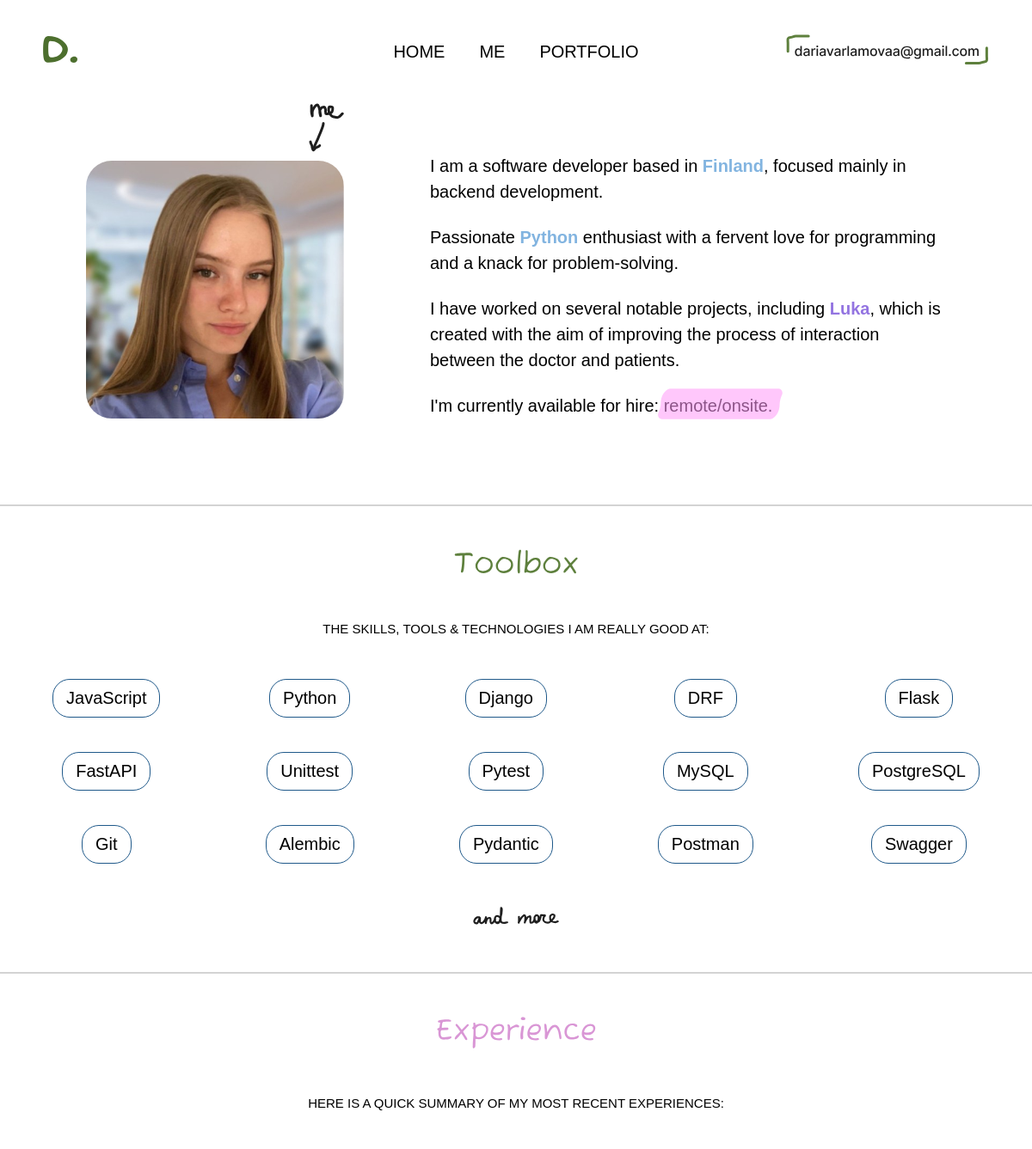
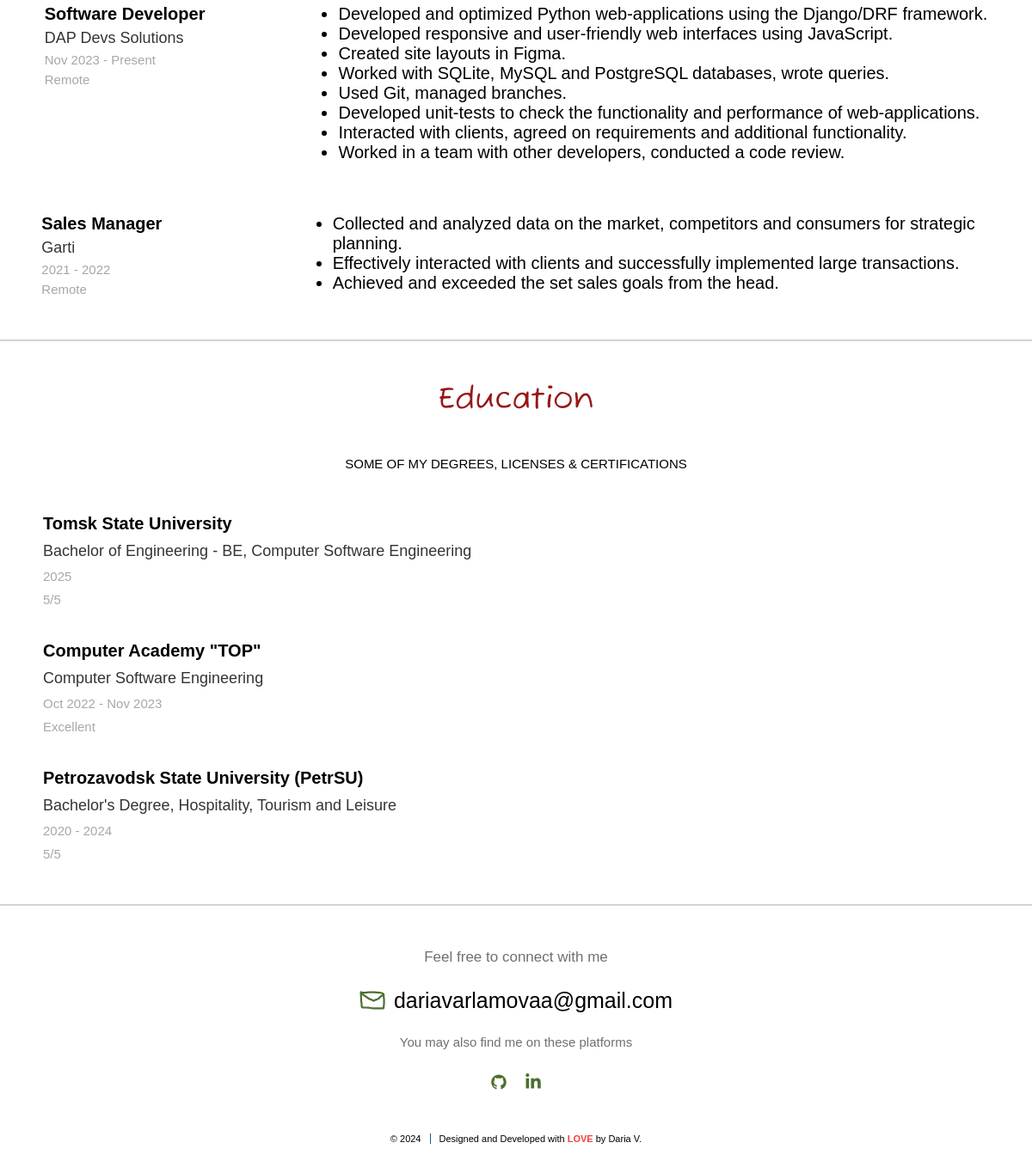
Page /me on the committed database (2 pictures, top to bottom).
### tables this page shows
CREATE TABLE menu(
id INTEGER PRIMARY KEY AUTOINCREMENT,
title TEXT NOT NULL,
url TEXT NOT NULL
);

CREATE TABLE tools(
id INTEGER PRIMARY KEY AUTOINCREMENT,
title TEXT NOT NULL,
category TEXT NOT NULL
);

### main.py (the view)
@app.route('/me', methods=['GET'])
def me():
    connection = connect_db()
    db = DataBase(connection)
    return render_template('me.html', title='me', menu=db.get_menu(), tools=db.get_tools())

### Database.py (called while the page is built)
    def _get_objects(self, table, *args):
        try:
            columns = ', '.join(args)
            self.__cur.execute(f'SELECT {columns} FROM {table}')
            res = self.__cur.fetchall()
            if res:
                return res
        except IOError:
            print('Error while connecting to database')
        return []

    def get_menu(self):
        return self._get_objects('menu', 'title', 'url')

    def get_tools(self):
        tools = self._get_objects('tools', 'title')
        return tools

### main.py (called while the page is built)
def connect_db():
    con = sqlite3.connect(app.config['DATABASE'])
    con.row_factory = sqlite3.Row
    return con

### templates/me.html
{% extends 'base.html' %}
{% block css %}
<link rel="stylesheet" href="{{ url_for ('static', filename='css/me.css') }}">
{% endblock %}
{% block content %}
<section class="info-about">
    <div class="about container">
        <div class="banners-about">
            <div class="about-picture">
                <img src="{{ url_for ('static', filename='images/me-arrow.svg') }}" alt="me :D">
                <img class="my-pic" src="{{ url_for ('static', filename='images/me.jpeg') }}" alt="Coding girl">
            </div>
            <div class="about-me">
                <p>I am a software developer based in <strong class="strong-word blue">Finland</strong>, focused mainly
                    in
                    backend development.</p>
                <br>
                <p>Passionate <strong class="strong-word blue">Python</strong> enthusiast with a fervent love for
                    programming and a knack for problem-solving.
                </p>
                <br>
                <p>I have worked on several notable projects, including <strong class="strong-word violet">Luka</strong>,
                    which is
                    created with the aim of improving the process of interaction between the doctor and patients.</p>
                <br>
                <p>I'm currently available for hire: remote/onsite.
                </p>
                <img class="highlight" src="{{ url_for ('static', filename='images/highlight.svg') }}" alt="highlight">
            </div>
        </div>
        <hr class="horizontal-line">
        <div class="toolbox">
            <div class="toolbox-image">
                <img class="toolbox-img" src="{{ url_for ('static', filename='images/toolbox.svg') }}" alt="toolbox">
            </div>
            <p class="tools-sentence sentence-me">The skills, tools & technologies I am really good at:</p>
            <div class="tools">
                {% for tool in tools %}
                <p class="one-tool">{{ tool.title }}</p>
                {% endfor %}
            </div>
            <div class="and-more">
                <img class="and-more-img" src="{{ url_for ('static', filename='images/and-more.svg') }}" alt="and more">
            </div>
        </div>
        <hr class="horizontal-line">
        <div class="experience">
            <div class="experience-picture">
                <img class="experience-img" src="{{ url_for ('static', filename='images/experience.svg') }}"
                     alt="experience">
            </div>
            <p class="experience-sentence sentence-me">Here is a quick summary of my most recent experiences:</p>
            <div class="all-jobs">
                <div class="experience-info">
                    <div class="job-info">
                        <p class="position">Software Developer</p>
                        <p class="company">DAP Devs Solutions</p>
                        <p class="period">Nov 2023 - Present</p>
                        <p class="place">Remote</p>
                    </div>
                    <div class="job-responsibilities">
                        <ul>
                            <li><p class="one-responsible">Developed and optimized Python web-applications using the
                                Django/DRF framework.</p></li>
                            <li><p class="one-responsible">Developed responsive and user-friendly web interfaces using
                                JavaScript.</p></li>
                            <li><p class="one-responsible">Created site layouts in Figma.</p></li>
                            <li><p class="one-responsible">Worked with SQLite, MySQL and PostgreSQL databases, wrote
                                queries.</p></li>
                            <li><p class="one-responsible">Used Git, managed branches.</p></li>
                            <li><p class="one-responsible">Developed unit-tests to check the functionality and
                                performance
                                of web-applications.</p></li>
                            <li><p class="one-responsible">Interacted with clients, agreed on requirements and
                                additional
                                functionality.</p></li>
                            <li><p class="one-responsible">Worked in a team with other developers, conducted a code
                                review.</p>
                            </li>
                        </ul>
                    </div>
                </div>
                <div class="experience-info">
                    <div class="job-info">
                        <p class="position">Sales Manager</p>
                        <p class="company">Garti</p>
                        <p class="period">2021 - 2022</p>
                        <p class="place">Remote</p>
                    </div>
                    <div class="job-responsibilities">
                        <ul>
                            <li><p class="one-responsible">Collected and analyzed data on the market, competitors and
                                consumers for strategic planning.</p></li>
                            <li><p class="one-responsible">Effectively interacted with clients and successfully
                                implemented
                                large transactions.</p></li>
                            <li><p class="one-responsible">Achieved and exceeded the set sales goals from the head.</p>
                            </li>
                        </ul>
                    </div>
                </div>
            </div>
        </div>
        <hr class="horizontal-line">
        <div class="education">
            <div class="education-picture">
                <img class="education-img" src="{{ url_for ('static', filename='images/education.svg') }}"
                     alt="education">
            </div>
            <p class="education-sentence sentence-me">Some of my degrees, licenses & certifications</p>
            <div class="education-info">
                <div class="degree-info">
                    <p class="university">Tomsk State University</p>
                    <p class="profession">Bachelor of Engineering - BE, Computer Software Engineering</p>
                    <p class="period">2025</p>
                    <p class="grade">5/5</p>
                </div>
                <div class="degree-info">
                    <p class="university">Computer Academy "TOP"</p>
                    <p class="profession">Computer Software Engineering</p>
                    <p class="period">Oct 2022 - Nov 2023</p>
                    <p class="grade">Excellent</p>
                </div>
                <div class="degree-info">
                    <p class="university">Petrozavodsk State University (PetrSU)</p>
                    <p class="profession">Bachelor's Degree, Hospitality, Tourism and Leisure</p>
                    <p class="period">2020 - 2024</p>
                    <p class="grade">5/5</p>
                </div>
            </div>
        </div>
    </div>
</section>
{% endblock content %}

### templates/base.html (shortened to what this page needs)
<!DOCTYPE html>
<html lang="en">
<head>
    <link href="{{ url_for('static', filename='css/base.css') }}" rel="stylesheet" type="text/css">
    {% block css %} {% endblock %}
</head>
<body>
{% block header %}
<header class="header-menu">
    <div class="header-container">
        <div class="logo">
            <a href="{{ url_for ('home') }}">
                <img src="{{ url_for ('static', filename='images/D.svg') }}" alt="logo">
            </a>
        </div>
        <div class="menu-nav">
            {% for m in menu %}
            <a class="menu-nav-item" href="{{ m.url }}">{{ m.title }}</a>
            {% endfor %}
        </div>
        <div class="mail-image">
            <a href="mailto: dariavarlamovaa@gmail.com"
               class="my-email"><img src="{{ url_for ('static', filename='images/my-mail.svg') }}" alt="mail"></a>
        </div>
    </div>
</header>
{% endblock header %}
<main>
    {% block content %}
    {% endblock content %}
</main>
<footer class="footer-nav">
    <div class="page-footer_wrapper container">
        <hr class="horizontal-line">
        <div class="next-steps">
            <p class="positive-sentence">Feel free to connect with me</p>
            <div class="mail-parts">
                <img src="{{ url_for ('static', filename='images/mail-box.svg') }}" alt="mail">
                <span class="mail"><a href="mailto: dariavarlamovaa@gmail.com" class="dev-email">dariavarlamovaa@gmail.com</a></span>
            </div>
            <p class="another-platforms">You may also find me on these platforms</p>
            <div class="footer-body">
                <ul class="footer-icons">
                    <li class="social-icon">
                        <a href="https://github.com/dariavarlamovaa" target="_blank"
                           rel="noopener noreferrer">
                        </a>
                    </li>
                    <li class="social-icon">
                        <a href="https://www.linkedin.com/in/dariavarlamovaa/"
                           target="_blank" rel="noopener noreferrer">
                        </a>
                    </li>
                </ul>
            </div>
        </div>
    </div>
    <div class="page-info">
        <div class="footer-copyright">
            <p>© 2024</p>
        </div>
        <div class="footer-designer-name">
            <p>Designed and Developed with <span class="red-word">LOVE</span> by Daria V.</p>
        </div>
    </div>
</footer>
</body>
</html>

### static/css/base.css (style rules this page uses)
html { height: 100%; }
body { min-height: 100vh; display: flex; flex-direction: column; font-family: "Helvetica", "Open-Sans", sans-serif; font-weight: 200; font-size: 20px; color: #000000; background-color: #FFFFFF; margin: 0; padding: 0; }
main { flex: 1; }
a { text-decoration: none; color: #000000 }
h1, h2, h3, p { margin: 0; }
li, ul { margin: 0; padding: 0; }
svg { vertical-align: middle; }
.container { max-width: 1240px; min-width: 280px; margin: 0 auto; box-sizing: border-box; }
.header-menu { width: 100%; display: flex; justify-content: center; }
.header-container { display: flex; align-items: center; justify-content: space-between; padding: 40px 50px; width: 100%; }
.logo { flex: 1; }
.logo img { max-width: 40px; }
.menu-nav { display: flex; justify-content: center; line-height: 0; flex: 2; }
.menu-nav-item { background: transparent; cursor: pointer; border: 0; padding: 0 20px; font-size: 20px; text-transform: uppercase; }
.mail-image { flex: 1; display: flex; justify-content: flex-end; }
.next-steps { display: flex; flex-direction: column; align-items: center; gap: 25px; padding-bottom: 30px; }
.positive-sentence { color: #707070; font-size: 17px; }
.dev-email { font-size: 25px; font-weight: 400; }
.mail-parts { display: flex; flex-direction: row; align-items: center; gap: 10px; }
.another-platforms { font-size: 15px; color: #707070; }
.footer-icons { list-style: none; display: flex; gap: 20px; padding: 0; }
.social-icon a { color: #1F598A; }
.page-info { display: flex; flex-wrap: wrap; justify-content: center; box-sizing: border-box; font-size: 11px; font-weight: 200; align-items: center; gap: 10px; padding: 20px 0; }
.footer-copyright { border-right: 1px solid #1F598A; padding-right: 10px; }
.red-word { color: #EF2424DD; font-weight: 600; }
.horizontal-line { border: 0.1px solid #d3d3d3; margin-top: 50px; margin-bottom: 50px; }

### static/css/me.css (style rules this page uses)
.banners-about { display: flex; justify-content: space-evenly; align-items: flex-end; margin-bottom: 100px; }
.about-picture { display: flex; flex-direction: column; align-items: flex-end; gap: 10px; }
.my-pic { max-width: 300px; border-radius: 30px; }
.about-me { max-width: 600px; display: flex; justify-content: space-around; flex-direction: column; position: relative; }
.about-me p { font-size: 20px; line-height: 1.5; }
.blue { color: #82B4E0; }
.violet { color: #9374e1; }
.highlight { position: absolute; bottom: -3px; right: 190px; }
.toolbox, .experience, .education { display: flex; flex-direction: column; gap: 50px; }
.toolbox, .experience-picture, .education-picture { text-align: center; }
.and-more-img { max-width: 100px; }
.sentence-me { text-transform: uppercase; margin: 0 auto; font-size: 15px; text-align: center; }
.tools { display: grid; grid-template-columns: auto auto auto auto auto; grid-row-gap: 40px; place-items: center; }
.one-tool { border: 1px solid #1F598A; max-width: max-content; border-radius: 20px; padding: 10px 15px; }
.all-jobs { display: flex; flex-direction: column; gap: 60px; }
.experience-info { display: flex; flex-direction: row; gap: 100px; justify-content: space-evenly; }
.job-responsibilities { max-width: 765px; }
.job-info { display: flex; flex-direction: column; gap: 6px; min-width: 190px; }
.position, .university { font-weight: 600; }
.company, .profession { font-weight: 400; color: #343434; font-size: 18px; }
.period, .place, .grade { color: #a7a7a7; font-size: 15px; }
.education-info { display: flex; flex-direction: column; gap: 40px; max-width: max-content; padding: 0 50px; }
.degree-info { display: flex; flex-direction: column; gap: 10px; }

### rows in the picture
menu: title "HOME"
menu: title "ME"
menu: title "PORTFOLIO"
tools: title "JavaScript"
tools: title "Python"
tools: title "Django"
tools: title "DRF"
tools: title "Flask"
tools: title "FastAPI"
tools: title "Unittest"
tools: title "Pytest"
tools: title "MySQL"
tools: title "PostgreSQL"
tools: title "Git"
tools: title "Alembic"
tools: title "Pydantic"
tools: title "Postman"
tools: title "Swagger"
